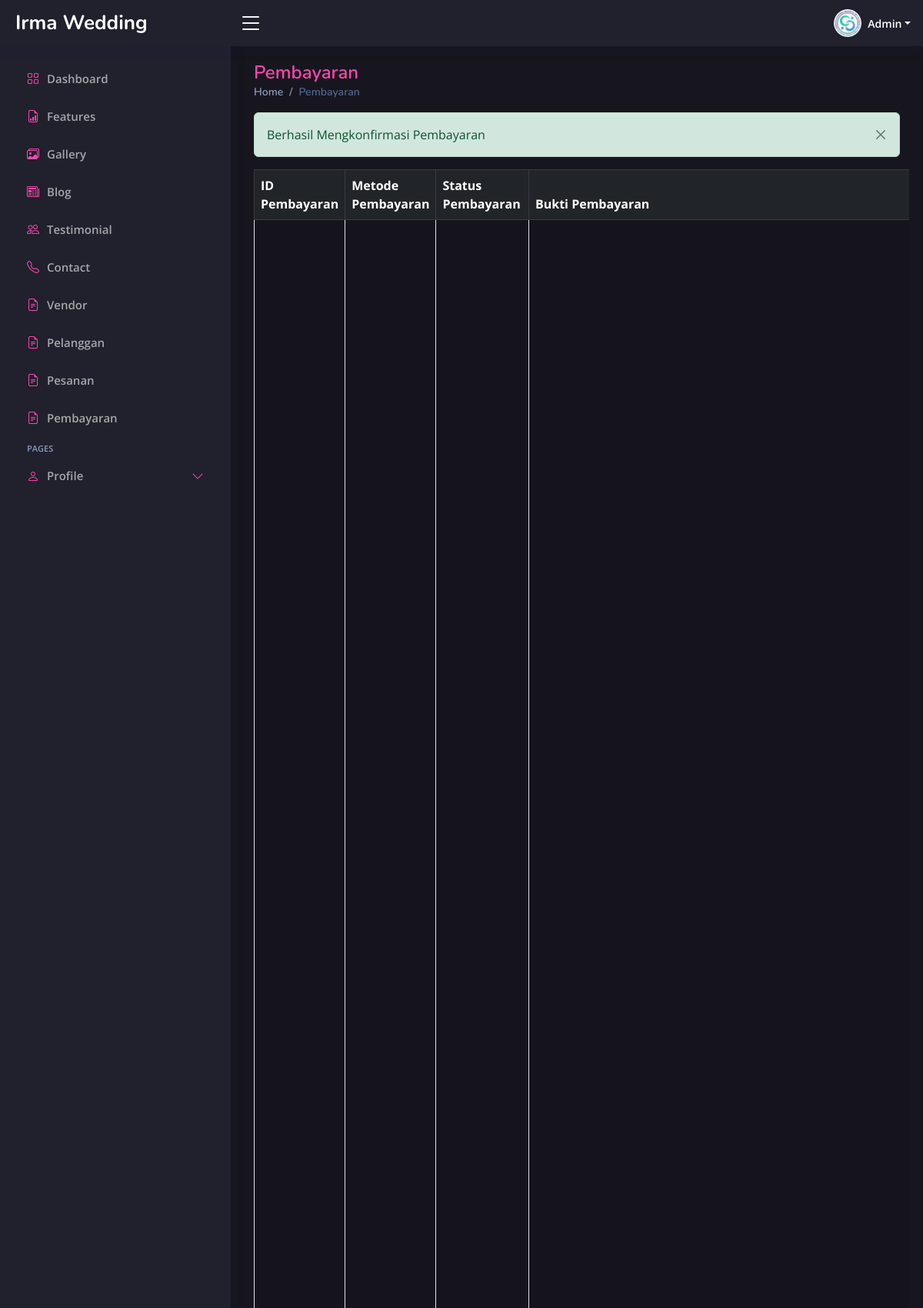
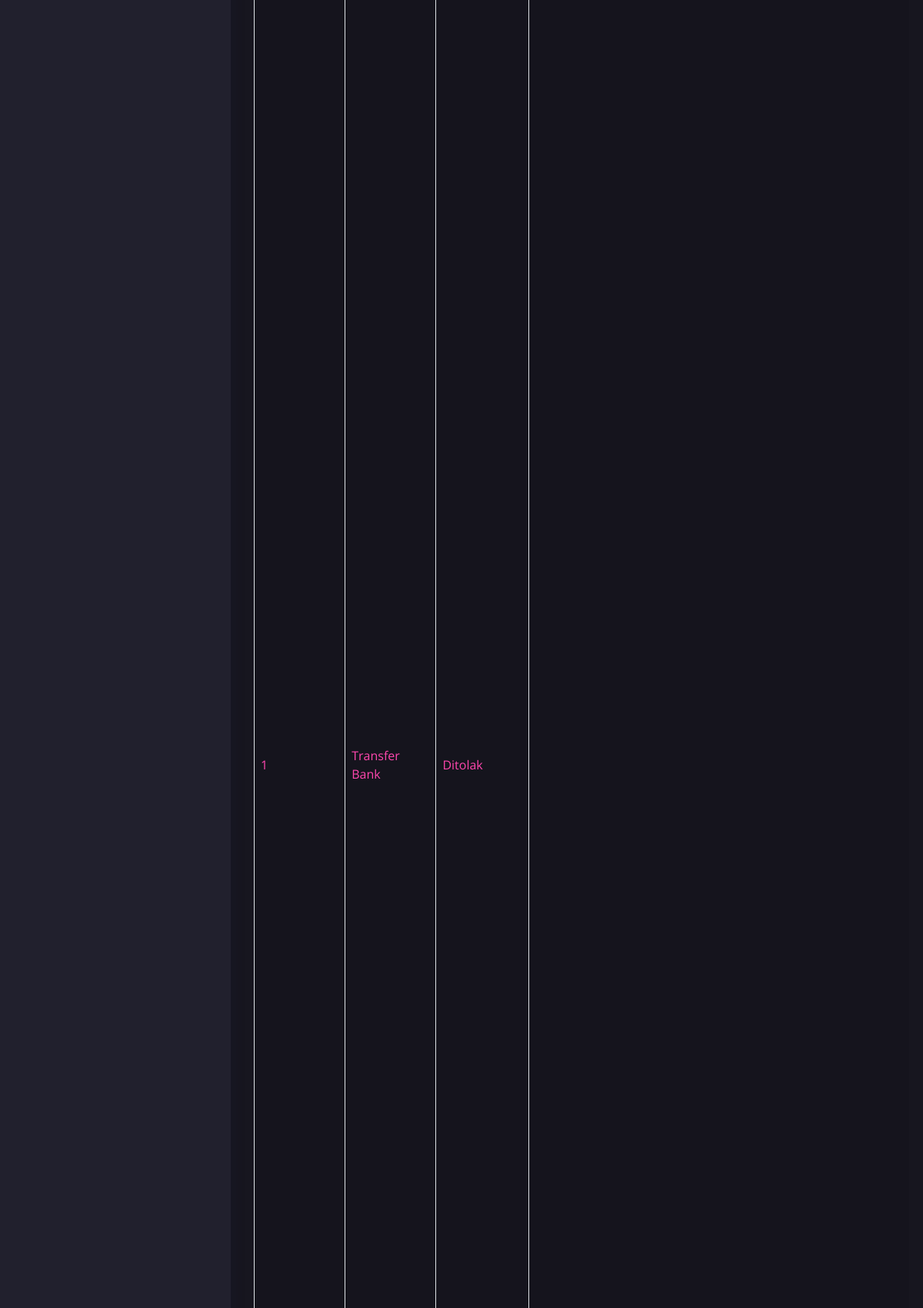
The page /admin/index.php?page=pembayaran&pesan=berhasil (signed in, upper part) on the database its author committed (2 pictures, top to bottom).
### tables this page shows
CREATE TABLE `pembayaran` (
  `id_pembayaran` int(30) NOT NULL,
  `id_pesanan` int(30) NOT NULL,
  `metode_pembayaran` varchar(255) NOT NULL,
  `status_pembayaran` enum('Menunggu Konfirmasi','Terkonfirmasi','Ditolak') NOT NULL,
  `bukti_pembayaran` varchar(255) NOT NULL
);

### admin/page/pembayaran.php (the view, shortened to what this page needs)
<div class="pagetitle">
    <h1>Pembayaran</h1>
    <nav>
        <ol class="breadcrumb">
            <li class="breadcrumb-item"><a href="index.php?page=dashboard">Home</a></li>
            <li class="breadcrumb-item active">Pembayaran</li>
        </ol>
    </nav>
</div>
<div class=" mt-2">
  <?php if (isset($_GET['pesan'])) { ?>
    <?php if ($_GET['pesan'] == "berhasil") { ?>
      <div class="alert alert-success alert-dismissible fade show" role="alert">
        Berhasil Mengkonfirmasi Pembayaran
        <button type="button" class="btn-close" data-bs-dismiss="alert" aria-label="Close"></button>
      </div>
    <?php } ?>
  <?php } ?>
</div>
<section class="section dashboard">
    <div class="row">
        <?php
        $query = "SELECT * FROM pembayaran";
        $result = mysqli_query($koneksi, $query);
        ?>
        <div class="table-responsive">
    <table class="table table-bordered table-striped table-hover align-middle">
        <thead class="table-dark">
            <tr>
                <th>ID Pembayaran</th>
                <th>Metode Pembayaran</th>
                <th>Status Pembayaran</th>
                <th>Bukti Pembayaran</th>
            </tr>
        </thead>
        <tbody>
            <?php while ($row = mysqli_fetch_assoc($result)): ?>
            <tr class="custom-text-color">
                <td><?php echo $row['id_pembayaran']; ?></td>
                <td><?php echo $row['metode_pembayaran']; ?></td>
                <td><?php echo $row['status_pembayaran']; ?></td>
                <td><img src="../assets/img/bukti_pembayaran/<?php echo $row['bukti_pembayaran']; ?>" alt=""></td>
            </tr>
            <?php endwhile; ?>
        </tbody>
    </table>
</div>
</section>

### admin/assets/css/style.css (style rules this page uses)
:root { scroll-behavior: smooth; --main-color: rgba(254, 70, 174, 1); --main-color-hover: rgba(250, 89, 180, 1); --second-color: rgba(33, 32, 45, 1); --main-font-color: rgba(255, 255, 255, 1); --second-font-color: rgba(255, 255, 255, 0.6); }
section { visibility: hidden; opacity: 0; transition: visibility 0s, opacity 0.5s ease-in-out; }
body { font-family: "Open Sans", sans-serif; background: rgba(23, 22, 31, 1); color: var(--main-font-color); color: rgb(206, 205, 219); }
a { color: var(--main-color); text-decoration: none; }
h1, h2, h3, h4, h5, h6 { font-family: "Nunito", sans-serif; }
.pagetitle { margin-bottom: 10px; }
.pagetitle h1 { font-size: 24px; margin-bottom: 0; font-weight: 600; color: var(--main-color); }
.btn-close { background-size: 25%; }
.breadcrumb { font-size: 14px; font-family: "Nunito", sans-serif; color: #899bbd; font-weight: 600; }
.breadcrumb a { color: #899bbd; transition: 0.3s; }
.breadcrumb .breadcrumb-item::before { color: #899bbd; }
.breadcrumb .active { color: #51678f; font-weight: 600; }

### admin/page/pembayaran.php (style rules this page uses)
.custom-text-color td { color: rgba(254, 70, 174, 1) !important; }

### rows shown on the page
pembayaran: id_pembayaran "1", metode_pembayaran "Transfer Bank", status_pembayaran "Ditolak", bukti_pembayaran (picture)

### other values the page prints
$role "Admin"
$menu['text'] "Features"
$menu['text'] "Gallery"
$menu['text'] "Blog"
$menu['text'] "Testimonial"
$menu['text'] "Contact"
$menu['text'] "Vendor"
$menu['text'] "Pelanggan"
$menu['text'] "Pesanan"
$menu['text'] "Pembayaran"
